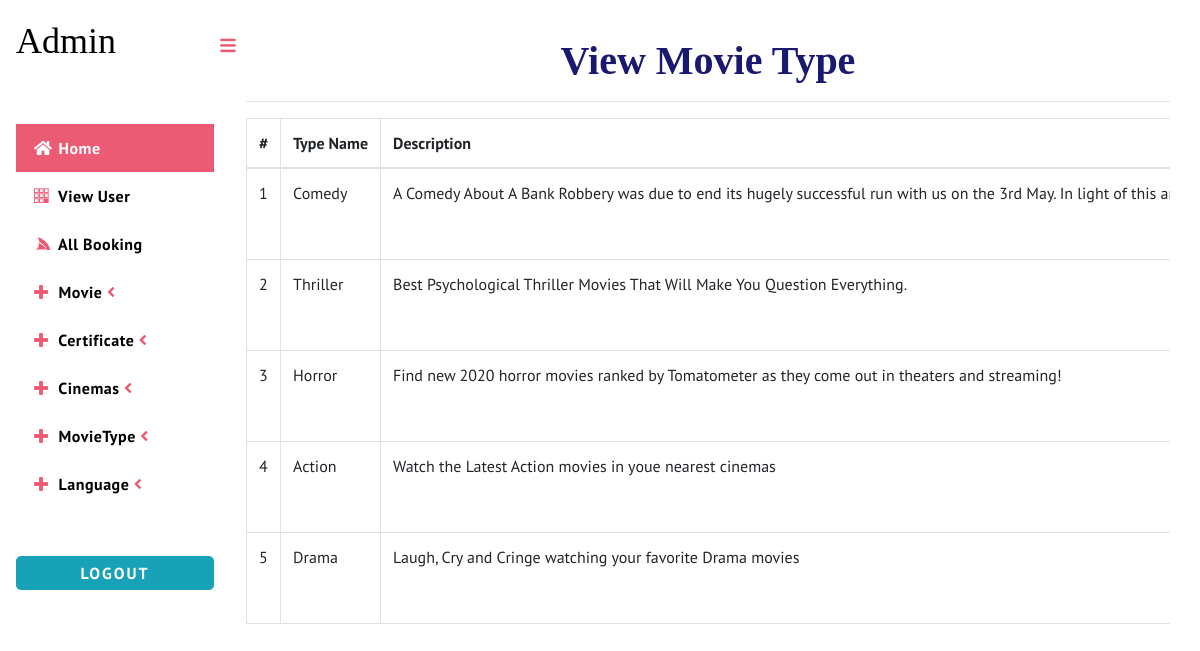
The page /view_movie_type (signed in) on the database its author committed.
### movie/models.py (models this page shows, shortened)
class Movie_Type(models.Model):
    name=models.CharField(max_length=10,null=True)
    description=models.TextField(null=True)

### movie/views.py (the view)
# urls.py: path('view_movie_type', View_Movie_Type,name="view_movie_type"),
def View_Movie_Type(request):
    if not request.user.is_staff:
        return redirect('login')
    data = Movie_Type.objects.all()
    d = {'data': data}
    return render(request,'view_movie_type.html',d)

### movie/templates/view_movie_type.html (shortened to what this page needs)
{% extends 'index_admin.html' %}
{% load static %}
{% block body %}
<link rel='stylesheet' type='text/css' href="https://cdn.datatables.net/1.10.21/css/jquery.dataTables.min.css">
<link rel='stylesheet' type='text/css' href="https://cdn.datatables.net/buttons/1.6.2/css/buttons.dataTables.min.css">
<div class="container ">
    <div class="container-fluid">
        <h1 align="center" style="font-weight:bold;font-family : 'Book Antiqua' ; color : #191970 ;margin-top:4%">View Movie Type</h1>
    <hr>                        <div class="scrollmenu">
                                <table id="example" class="table table-bordered">
                                  <thead>
                                    <tr>
                                      <th style="width:100px">#</th>
                                      <th style="width:200px">Type Name</th>
                                      <th>Description</th>
                                  </tr>
                              </thead>
                              <tbody>
                              {% for i in data %}
                                <tr>
                                  <td>{{forloop.counter}}</td>
                                  <td>{{i.name}}</td>
                                  <td>{{i.description}}</td>
                              </tr>
                              {% endfor %}
                          </tbody>
                      </table>
                  </div>
    </div></div>
{% endblock %}

### movie/templates/index_admin.html (shortened to what this page needs)
<!DOCTYPE HTML>
{% load static %}
<html lang="zxx">
<head>
	<link href="{% static 'css1/bootstrap.css' %}" rel='stylesheet' type='text/css' />
	<link href="{% static 'css1/style.css' %}" rel='stylesheet' type='text/css' />
	<link href="{% static 'css1/fontawesome-all.min.css' %}" rel="stylesheet">
	<link href="{% static 'css1/SidebarNav.min.css' %}" media='all' rel='stylesheet' type='text/css' />
</head>
<body class="cbp-spmenu-push">
	<div class="main-content">
		<div class="cbp-spmenu cbp-spmenu-vertical cbp-spmenu-left" id="cbp-spmenu-s1">
			<aside class="sidebar-left">
				<h1>
					<a href="index.html" class="logo">
						Admin
					</a>
				</h1>
				<ul class="sidebar-menu">
					<li class="treeview active">
						<a href="{% url 'admin_home' %}">
							<i class="fas fa-home"></i>
							<span>Home</span>
						</a>
					</li>
					<li class="treeview">
						<a href="{% url 'view_user' %}">
							<i class="fab fa-buromobelexperte"></i>
							<span>View User</span>
						</a>
					</li>
					<li class="treeview">
						<a href="{% url 'all_booking' %}">
							<i class="fab fa-servicestack"></i>
							<span>All Booking</span>
						</a>
					</li>
					<li class="treeview">
						<a href="#">
							<i class="fas fa-plus"></i>
							<span>Movie</span>
							<i class="fa fa-angle-left pull-right"></i>
						</a>
					</li>
					<li class="treeview">
						<a href="#">
							<i class="fas fa-plus"></i>
							<span>Certificate</span>
							<i class="fa fa-angle-left pull-right"></i>
						</a>
					</li>
					<li class="treeview">
						<a href="#">
							<i class="fas fa-plus"></i>
							<span>Cinemas</span>
							<i class="fa fa-angle-left pull-right"></i>
						</a>
					</li>
					<li class="treeview">
						<a href="#">
							<i class="fas fa-plus"></i>
							<span>MovieType</span>
							<i class="fa fa-angle-left pull-right"></i>
						</a>
					</li>
					<li class="treeview">
						<a href="#">
							<i class="fas fa-plus"></i>
							<span>Language</span>
							<i class="fa fa-angle-left pull-right"></i>
						</a>
					</li>
				</ul>
				<a href="{% url 'logout' %}"><button type="button" class="btn btn-info btn-lg btn-block mt-5 w3ls-btn p-1 text-uppercase font-weight-bold" data-toggle="modal"
				    aria-pressed="false" data-target="#exampleModal">
					Logout
				</button></a>
			</aside>
		</div>
	</div>
	<header class="header-section">
		<div class="header-left  clearfix">
			<div class="brand">
				<button id="showLeftPush">
					<i class="fas fa-bars"></i>
				</button>
			</div>
		</div>
	</header>
	<div id="page-wrapper">
	{% block body %}
	{% endblock %}
	</div>
</body>
</html>

### movie/static/css1/style.css (style rules this page uses)
html, body { font-family: 'PT Sans', sans-serif; font-size: 100%; overflow-x: hidden; background: #fff; }
body a { background-color: White; transition: 0.5s all ease; -webkit-transition: 0.5s all ease; -moz-transition: 0.5s all ease; -o-transition: 0.5s all ease; -ms-transition: 0.5s all ease; text-decoration: none; }
h1, h2, h3, h4, h5, h6 { margin: 0; font-family: 'Yanone Kaffeesatz', sans-serif; }
ul { margin: 0; padding: 0; }
li { list-style-type: none; }
.main-content { position: relative; }
.w3ls-btn { letter-spacing: 2px; font-size: 16px; }
header { left: 0; right: 0; z-index: 1002; background-color: #9932CC; -webkit-transition: all .3s ease-in-out; -moz-transition: all .3s ease-in-out; -o-transition: all .3s ease-in-out; transition: all .3s ease-in-out; position: fixed; }
button#showLeftPush { font-size: 1.1em; text-align: center; cursor: pointer; color: #EB5C74; -moz-transition: all 0.2s ease-out 0s; -webkit-transition: all 0.2s ease-out 0s; transition: all 0.2s ease-out 0s; border: none; background-color: #fff; outline: none; border-radius: 50%; height: 40px; width: 40px; margin-top: 11px; position: fixed; margin-top: 1.5em; }
.cbp-spmenu { position: fixed; -webkit-transition: all .3s ease-in-out; -moz-transition: all .3s ease-in-out; -o-transition: all .3s ease-in-out; transition: all .3s ease-in-out; }
.cbp-spmenu-vertical { height: 100%; z-index: 1000; padding: 0em 0 2em; }
.cbp-spmenu-left { left: 0; }
.cbp-spmenu-push { overflow-x: hidden; position: relative; }
.cbp-spmenu, .cbp-spmenu-push { -webkit-transition: all 0.3s ease; -moz-transition: all 0.3s ease; transition: all 0.3s ease; }
.cbp-spmenu-push div#page-wrapper { margin: 0 0 0 13.5em; transition: .5s all; -webkit-transition: .5s all; -moz-transition: .5s all; }
h1 a.logo { text-align: center; }
h1 a.logo { color: #000; font-size: 0.9em; font-family: 'Times New Roman'; text-transform: capitalize; }
.brand { position: relative; margin-left: 13em; }
ul.sidebar-menu { padding-top: 60px; }

### movie/templates/view_movie_type.html (style rules this page uses)
div.scrollmenu { overflow: auto; width:100%; white-space: nowrap; }

### rows shown on the page
Movie_Type: name "Comedy", description "A Comedy About A Bank Robbery was due to end its hugely successful run with us on the 3rd May. In light of this…"
Movie_Type: name "Thriller", description "Best Psychological Thriller Movies That Will Make You Question Everything."
Movie_Type: name "Horror", description "Find new 2020 horror movies ranked by Tomatometer as they come out in theaters and streaming!"
Movie_Type: name "Action", description "Watch the Latest Action movies in youe nearest cinemas"
Movie_Type: name "Drama", description "Laugh, Cry and Cringe watching your favorite Drama movies"
